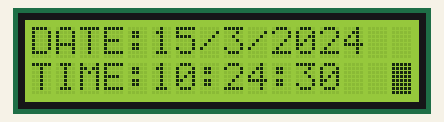
Recording of a sketch running on a simulated ESP8266 (NodeMCU). Shown: 16×2 character LCD. WiFi joins after 1.5 s; servers stay silent unless stated; network time is answered at once with the bench clock; the local clock reads 2024-03-15 10:24:30 at power-on unless the sketch sets it.

Above: at 0.2 s.
At 4.4 s:
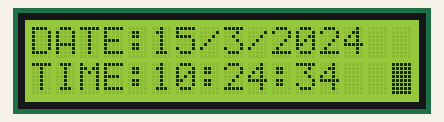
At 9.1 s:
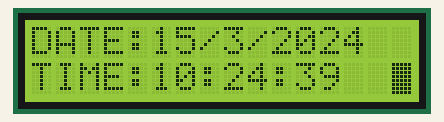
At 19.2 s:
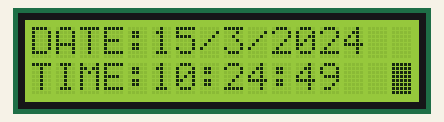
At 28.1 s:
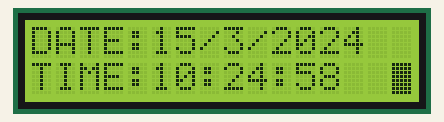
At 38.1 s:
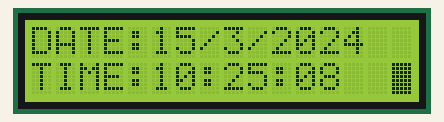

The sketch:

Real_time_clock.ino
```cpp
 #include <LiquidCrystal_I2C.h>
#include <SPI.h>
#include <Wire.h>
#include <ESP8266WiFi.h>
#include <NTPClient.h>
#include <WiFiUdp.h>
LiquidCrystal_I2C lcd(0x27, 16, 2);     // IF YOUR ADDRESS IS DIFFERENT, PUT THAT IN PLACE OF '0x27F'
const char *ssid     = "";
const char *password = "";
WiFiUDP ntpUDP;
#define offset 19800
NTPClient timeClient(ntpUDP, "pool.ntp.org");
void setup() {
  WiFi.begin(ssid, password);
  timeClient.begin();
  timeClient.setTimeOffset(offset);
  lcd.init();
  lcd.backlight();
  lcd.blink_on();
  lcd.clear();
}
void loop() {
  timeClient.update();
  time_t epochTime = timeClient.getEpochTime();
  String formattedTime = timeClient.getFormattedTime();
  struct tm *ptm = gmtime ((time_t *)&epochTime);

  int monthDay = ptm->tm_mday;
  int currentMonth = ptm->tm_mon+1;
  int currentYear = ptm->tm_year+1900;
  String currentDate = String(monthDay)+"/"+String(currentMonth)+"/"+String(currentYear);

  lcd.setCursor(0, 0);
  lcd.print("DATE:"+currentDate);
  lcd.setCursor(0, 1);
  lcd.print("TIME:"+formattedTime);
  lcd.setCursor(15, 1);
  delay(500);
}
```

Measured:
- what the display in image 0 shows lasts 1.1 s, from 0.1 s to 1.2 s
